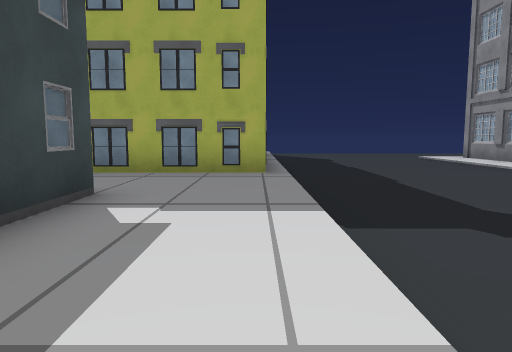
view 1 (above)

19 first-person views from a walk through a Unity game level. The camera is 1.3 m above the floor, tilts 6° down and sees 70° across. The floor is counted in squares, 2 m on a side. Each view is taken from the middle of a square. On the plan, view 1 faces up. The plan holds only what a view shows up to about 11 squares ahead; the rest is blank. The place goes on beyond the plan. Some surface patterns are stand-ins.

view 2
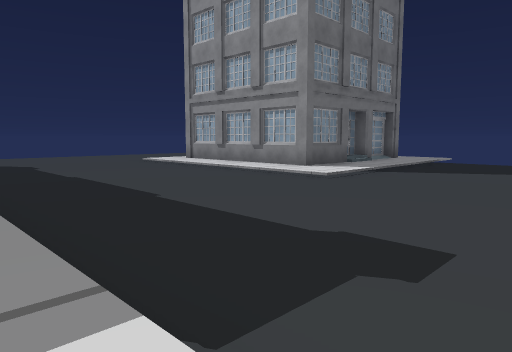

view 3
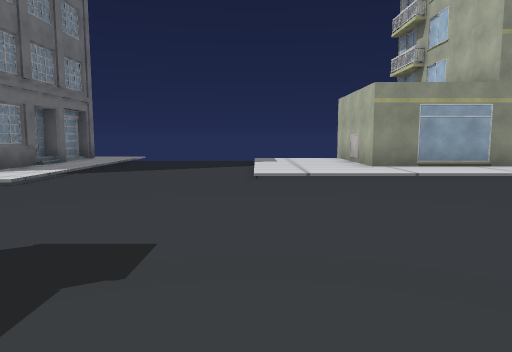

view 4
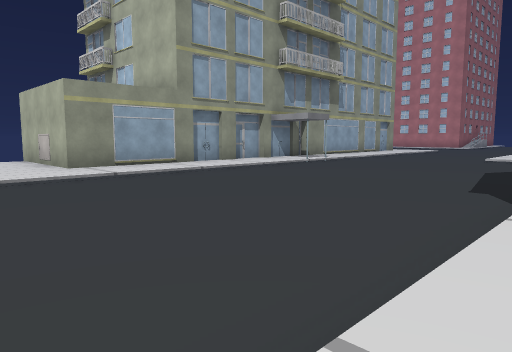

view 5
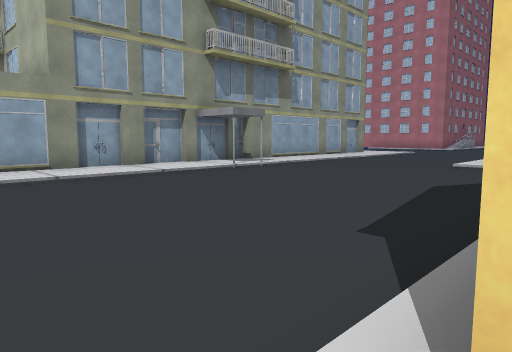

view 6
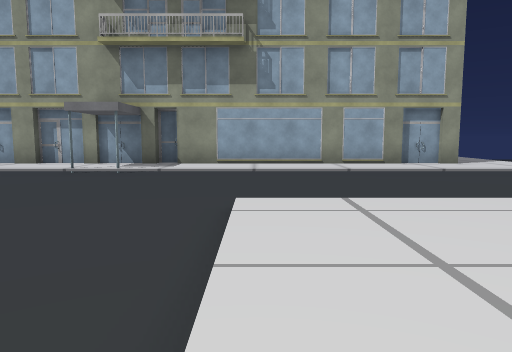

view 7
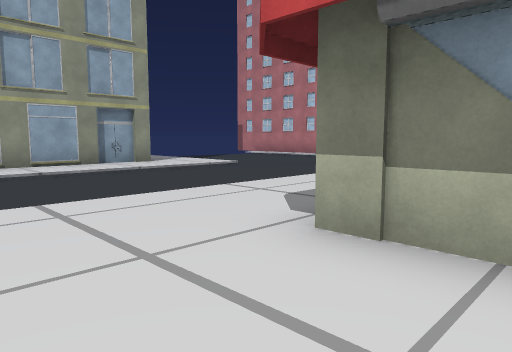

view 8
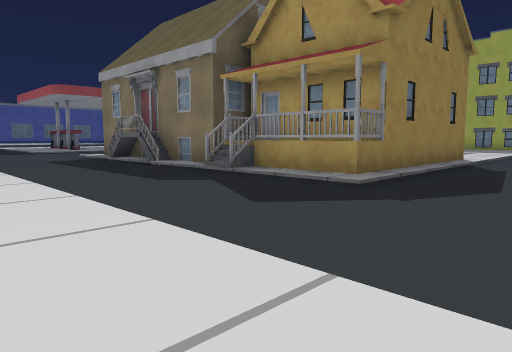

view 9
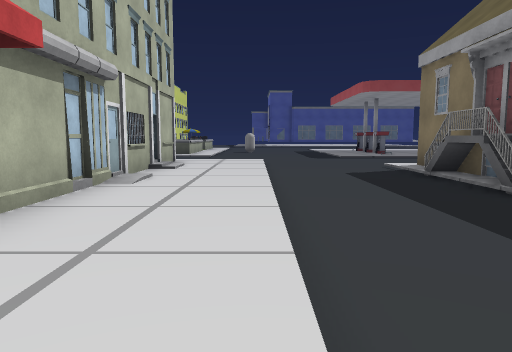

view 10
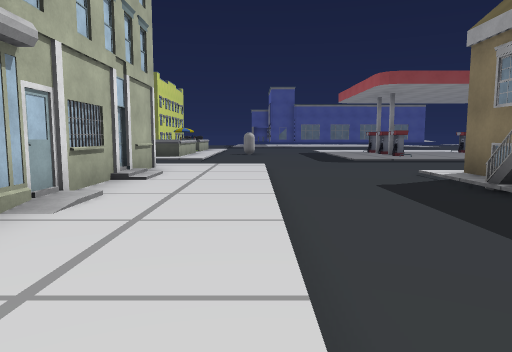

view 11
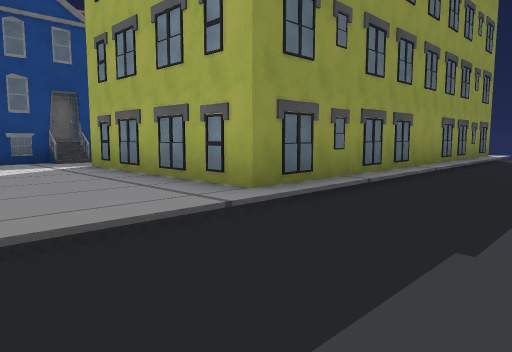

view 12
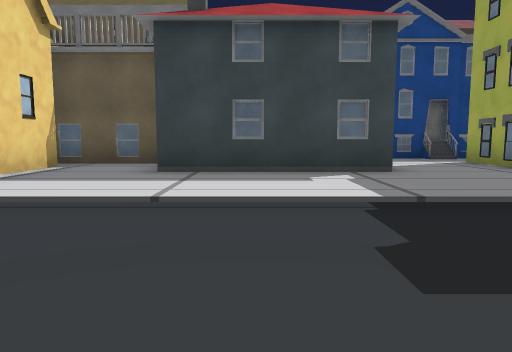

view 13
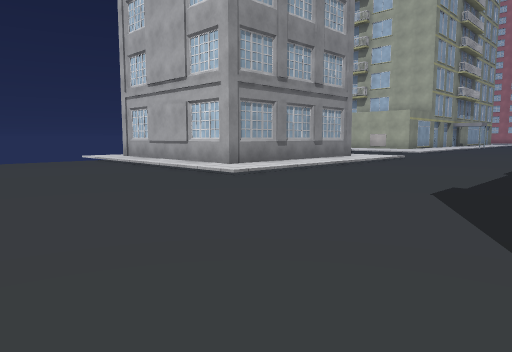

view 14
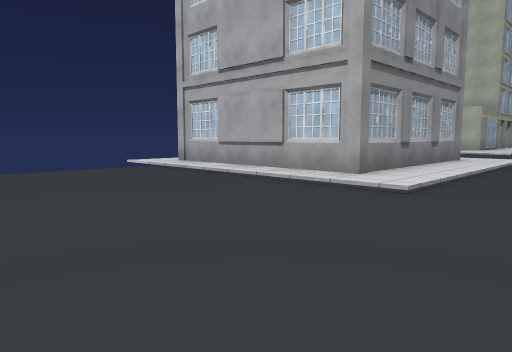

view 15
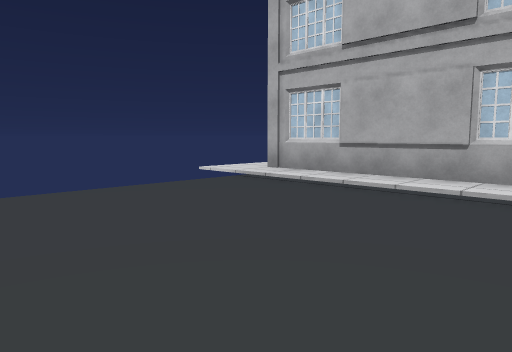

view 16
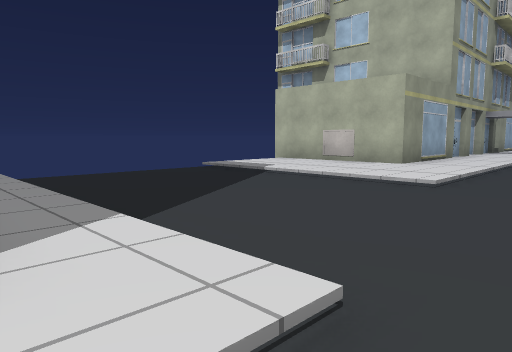

view 17
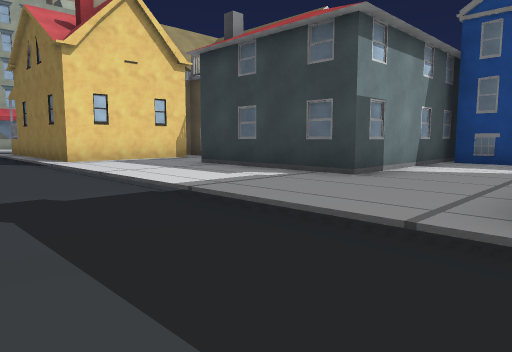

view 18
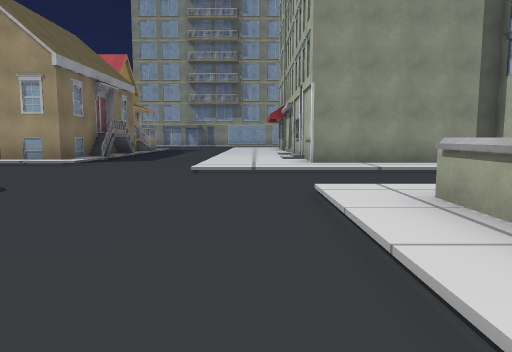

view 19
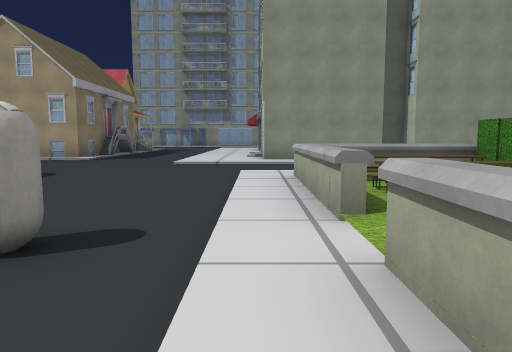

### Floor plan
Key: @ floor where view 1 was taken; # wall or solid block; . main floor; : floor 0.25 m higher than the main floor; + floor 0.5 m higher than the main floor; / step, stairs or slope; ^ raised ledge; B building; C capsule; E bench.
Columns run from 21 left of view 1 to 12 right of it. Each row starts with its distance up from view 1.
 17                      :..........
 16                      #...........
 15                      #...........
 14                      #...........
 13                      #.....//////
 12                      #.....:#####
 11                      #.....:B
 10                      #.....:#
  9                      #.....:#
  8                #     #.....:B  ##
  7                #:B####.....:::/::
  6                #::::::.....//////
  5                #::::::...........
  4               ######::...........
  3                    #::...........
  2                    #::....../////
  1             B      #::......:::::
  0             BB   #:::@......:::::
 -1                  #::::......::####
 -2                  #####......::#
 -3                      #......::#
 -4                      #......::#
 -5         ..           #......::#
 -6         ....:    #####......::#
 -7         ....:#####BBBB......::#
 -8         ....................::#
 -9       ......................::#
-10     ........................::#
-11   C.......///////////////...::#
-12  ........./:::://:::::::/...::#
-13 ::::::::../::+B//:::::::/...::#
-14  ^:^EE^:../#          ::/...::#
-15       ^ ../#           :/...::#
-16       ^   /#           :/...::#

Positions as (right, up) in squares from view 1, and headings:
1: (0, 0), facing up
2: (0, 2), facing up-right
3: (0, 2), facing right
4: (0, 2), facing down-right
5: (0, -1), facing down-right
6: (-1, -11), facing right
7: (-1, -11), facing down-right
8: (3, -12), facing up-left
9: (0, -11), facing left
10: (-2, -11), facing left
11: (3, 4), facing up-left
12: (4, 2), facing left
13: (1, 17), facing down-right
14: (4, 17), facing down-right
15: (7, 17), facing down-right
16: (5, 7), facing down-right
17: (3, 7), facing down-left
18: (-18, -12), facing right
19: (-21, -13), facing right
